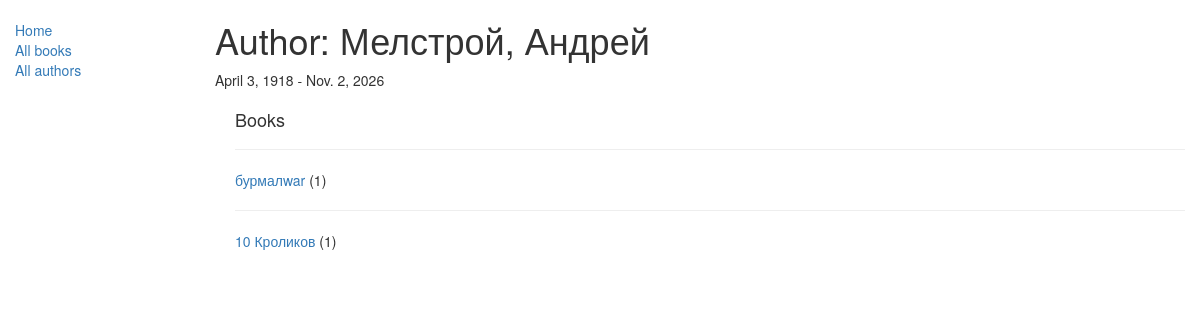
The app's page /catalog/author/1 with its own data.
### catalog/models.py (models this page shows, shortened)
class Author(models.Model):
    first_name = models.CharField(max_length=100)
    last_name = models.CharField(max_length=100)
    date_of_birth = models.DateField(null=True, blank=True)
    date_of_death = models.DateField('Died', null=True, blank=True)

class Book(models.Model):
    title = models.CharField(max_length=200)
    author = models.ForeignKey('Author', on_delete=models.SET_NULL, null=True)
    summary = models.TextField(max_length=1000, help_text="Enter a brief description of the book")
    isbn = models.CharField('ISBN',max_length=13, help_text='13 Character <a href="https://www.isbn-international.org/content/what-isbn">ISBN number</a>')
    genre = models.ManyToManyField(Genre, help_text="Select a genre for this book")
    def get_absolute_url(self):
        return reverse('book-detail', args=[str(self.id)])
    def display_genre(self):
        """
        Creates a string for the Genre. This is required to display genre in Admin.
        """
        return ', '.join([genre.name for genre in self.genre.all()[:3]])
    display_genre.short_description = 'Genre'

### catalog/views.py (the view)
# urls.py: re_path(r'^author/(?P<pk>\d+)$', views.AuthorDetailView.as_view(), name='author-detail'),
class AuthorDetailView(generic.DetailView):
    model = Author

### catalog/templates/catalog/author_detail.html
{% extends "base_generic.html" %}
{% block content %}
  <h1>Author: {{ author.last_name }}, {{ author.first_name }}</h1>
  <p>{{ author.date_of_birth }} - {% if author.date_of_death %}{{ author.date_of_death }}{% endif %}</p>
  <div style="margin-left:20px;margin-top:20px">
    <h4>Books</h4>
    {% for book in author.book_set.all %}
      <hr>
      <p>
        <a href="{{ book.get_absolute_url }}">{{ book.title }}</a>
        ({{ book.bookinstance_set.all.count }})
      </p>
    {% endfor %}
  </div>
{% endblock %}

### records on screen
Author: last_name "Мелстрой", first_name "Андрей", date_of_birth "April 3, 1918", date_of_death "Nov. 2, 2026"
Book: title "бурмалwar", bookinstance_set.all.count "1"
Book: title "10 Кроликов", bookinstance_set.all.count "1"
